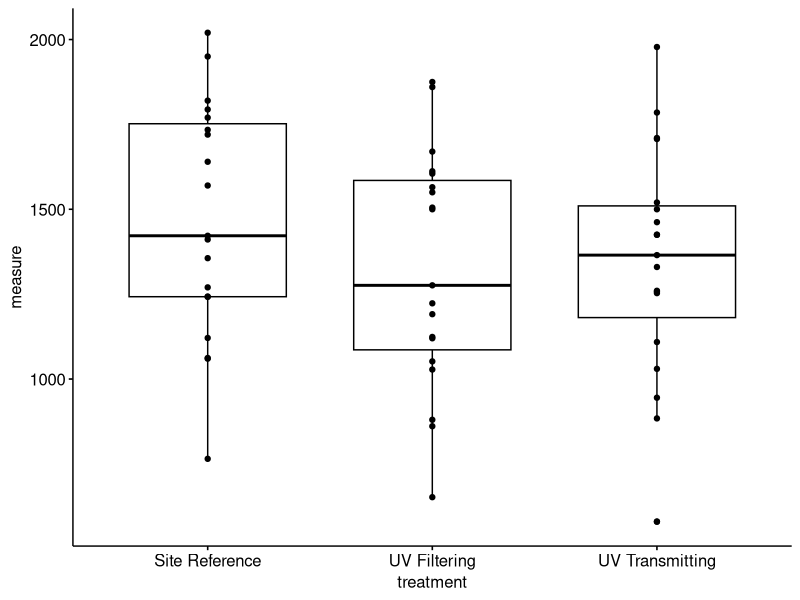
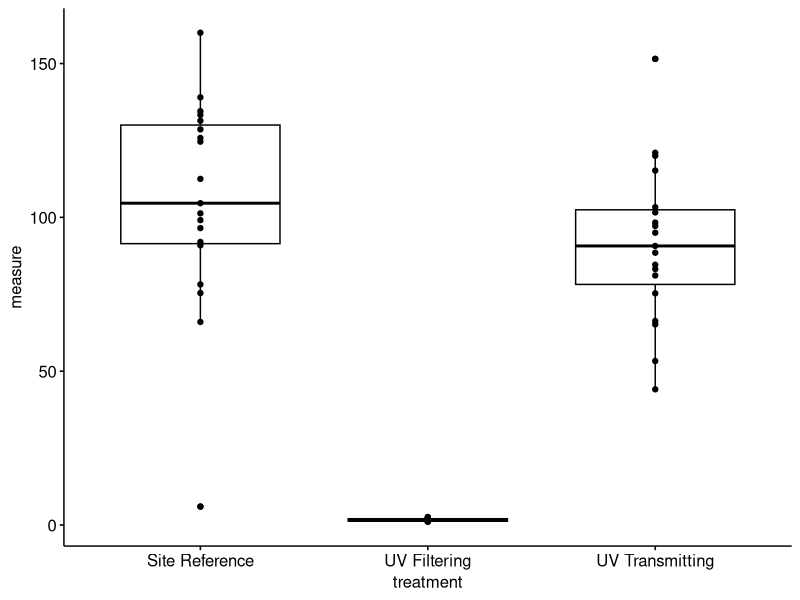

Reproduce these figures in R, in order.
library(dplyr)
library(tidyr)
library(ggplot2)
library(ggpubr)
library(rstatix)

setwd("~/Documents/dissertation_repositories/syntrichia_field_UV/data_loggers")

data <- na.omit(read.csv(file = "light_quality_raw.csv"))
data$site <- as.factor(data$site)
data$measure <- as.numeric(data$measure)
 
#data <- data %>% ungroup()

#### PAR ####
data.par <- data %>% dplyr::filter(., metric == "PAR") %>% select(site,measure,treatment)


# summary stats
data.par %>%
  group_by(treatment) %>%
  rstatix::get_summary_stats(measure, type = "mean_sd")

# # A tibble: 3 x 5
# treatment       variable     n  mean    sd
# <fct>           <chr>    <dbl> <dbl> <dbl>
#   1 Site Reference  measure     19 1472.  345.
# 2 UV Filtering    measure     19 1324.  348.
# 3 UV Transmitting measure     19 1343.  340.

# box plot
bxp <- ggboxplot(data.par, x = "treatment", y = "measure", add = "point")
bxp

# identify outliers
data.par %>%
  group_by(treatment) %>%
  identify_outliers(measure)


# normality assumption
# shapiro_test has a bug in the script that the measure you wanna test cannot be named "measure":
data.par %>%
  group_by(treatment) %>%
  rstatix::shapiro_test(measure)

# anova
res.aov.par <- rstatix::anova_test(
  data = data.par, dv = measure, wid = site,
  within = treatment
)
get_anova_table(res.aov.par)
# PAR was statistically significantly different at the different treatments F(2, 36) = 11.5, p < 0.001, eta2[g] = 0.37.
# where F Indicates that we are comparing to an F-distribution (F-test); 
# (2, 18) indicates the degrees of freedom in the numerator (DFn) and the denominator (DFd), respectively; 
# 55.5 indicates the obtained F-statistic value
# p specifies the p-value
# ges is the generalized effect size (amount of variability due to the within-subjects factor)



# post-hoc
# pairwise comparisons
pwc.par <- data.par %>%
  rstatix::pairwise_t_test(
    measure ~ treatment, paired = TRUE,
    p.adjust.method = "BH"
  )
pwc.par

# # A tibble: 3 x 10
# .y.     group1         group2             n1    n2 statistic    df         p     p.adj p.adj.signif
# * <chr>   <chr>          <chr>           <int> <int>     <dbl> <dbl>     <dbl>     <dbl> <chr>       
#   1 measure Site Reference UV Filtering       19    19     6.21     18 0.0000073 0.0000219 ****        
#   2 measure Site Reference UV Transmitting    19    19     3.28     18 0.004     0.006     **          
#   3 measure UV Filtering   UV Transmitting    19    19    -0.553    18 0.587     0.587     ns    




#### UV ####
data.UV <- data %>% dplyr::filter(., metric == "UV") %>% select(site,measure,treatment)


# summary stats
data.UV %>%
  group_by(treatment) %>%
  get_summary_stats(measure, type = "mean_sd")
# 
# # A tibble: 3 x 5
# treatment       variable     n   mean     sd
# <fct>           <chr>    <dbl>  <dbl>  <dbl>
#   1 Site Reference  measure     19 105.   34.5  
# 2 UV Filtering    measure     19   1.65  0.493
# 3 UV Transmitting measure     19  91.3  25.5  

# box plot
bxp <- ggboxplot(data.UV, x = "treatment", y = "measure", add = "point")
bxp

# identify outliers
data.UV %>%
  group_by(treatment) %>%
  identify_outliers(measure)


# normality assumption
# shapiro_test has a bug in the script that the measure you wanna test cannot be named "measure":
data.UV %>%
  group_by(treatment) %>%
  rstatix::shapiro_test(measure)
# UV filtering not normally distributed

# anova
res.aov.UV <- rstatix::anova_test(
  data = data.UV, dv = measure, wid = site,
  within = treatment
)
get_anova_table(res.aov.UV)
# UV was statistically significantly different at the different treatments F(1.23, 22.06) = 177.6, p < 0.0001, eta2[g] = 0.78.
# where F Indicates that we are comUVing to an F-distribution (F-test); 
# (1.23, 22.06) indicates the degrees of freedom in the numerator (DFn) and the denominator (DFd), respectively; 
# 177.6 indicates the obtained F-statistic value
# p specifies the p-value
# ges is the generalized effect size (amount of variability due to the within-subjects factor)



# post-hoc
# pairwise comparisons
pwc.UV <- data.UV %>%
  rstatix::pairwise_wilcox_test(
    measure ~ treatment, paired = TRUE,
    p.adjust.method = "BH"
  )
pwc.UV

# # A tibble: 3 x 9
# .y.     group1         group2             n1    n2 statistic          p      p.adj p.adj.signif
# * <chr>   <chr>          <chr>           <int> <int>     <dbl>      <dbl>      <dbl> <chr>       
#   1 measure Site Reference UV Filtering       19    19       190 0.00000381 0.00000572 ****        
#   2 measure Site Reference UV Transmitting    19    19       172 0.000965   0.000965   ***         
#   3 measure UV Filtering   UV Transmitting    19    19         0 0.00381 0.00000572 ****  

# does this mean degrees of freedom is 1



#   